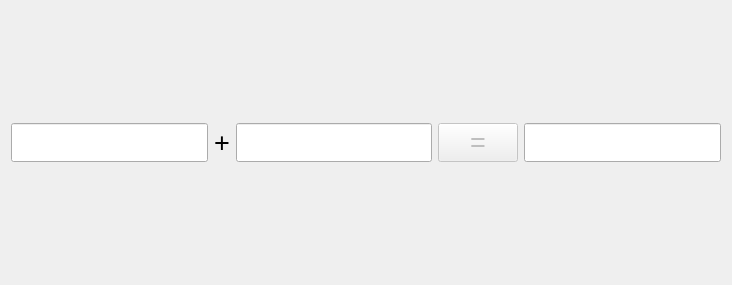
<?xml version="1.0" encoding="UTF-8"?>
<ui version="4.0">
 <class>CalculatorDialog</class>
 <widget class="QDialog" name="CalculatorDialog">
  <property name="geometry">
   <rect>
    <x>0</x>
    <y>0</y>
    <width>732</width>
    <height>285</height>
   </rect>
  </property>
  <property name="font">
   <font>
    <pointsize>20</pointsize>
   </font>
  </property>
  <property name="windowTitle">
   <string>计算器</string>
  </property>
  <layout class="QHBoxLayout" name="horizontalLayout">
   <item>
    <widget class="QLineEdit" name="m_editX">
     <property name="alignment">
      <set>Qt::AlignRight|Qt::AlignTrailing|Qt::AlignVCenter</set>
     </property>
    </widget>
   </item>
   <item>
    <widget class="QLabel" name="m_label">
     <property name="text">
      <string>+</string>
     </property>
    </widget>
   </item>
   <item>
    <widget class="QLineEdit" name="m_editY">
     <property name="alignment">
      <set>Qt::AlignRight|Qt::AlignTrailing|Qt::AlignVCenter</set>
     </property>
    </widget>
   </item>
   <item>
    <widget class="QPushButton" name="m_button">
     <property name="enabled">
      <bool>false</bool>
     </property>
     <property name="text">
      <string>=</string>
     </property>
    </widget>
   </item>
   <item>
    <widget class="QLineEdit" name="m_editZ">
     <property name="alignment">
      <set>Qt::AlignRight|Qt::AlignTrailing|Qt::AlignVCenter</set>
     </property>
     <property name="readOnly">
      <bool>true</bool>
     </property>
    </widget>
   </item>
  </layout>
 </widget>
 <layoutdefault spacing="6" margin="11"/>
 <resources/>
 <connections/>
</ui>
